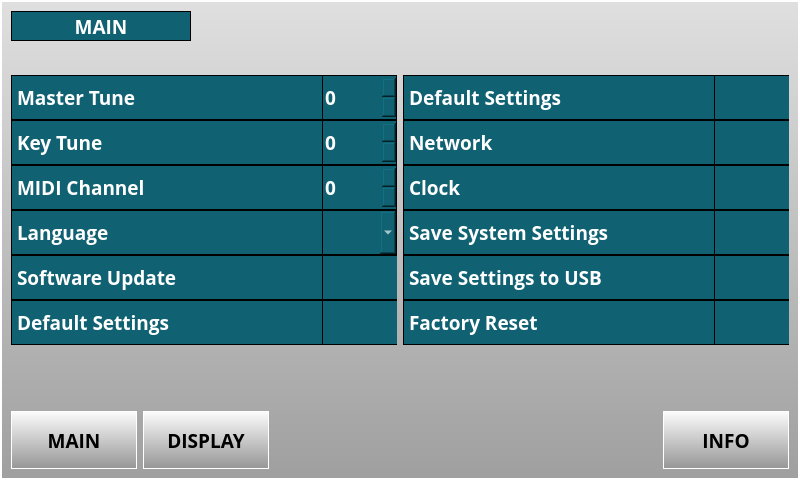
<?xml version="1.0" encoding="UTF-8"?>
<ui version="4.0">
 <class>MainSystemForm</class>
 <widget class="QWidget" name="MainSystemForm">
  <property name="geometry">
   <rect>
    <x>0</x>
    <y>0</y>
    <width>800</width>
    <height>480</height>
   </rect>
  </property>
  <property name="sizePolicy">
   <sizepolicy hsizetype="Fixed" vsizetype="Fixed">
    <horstretch>0</horstretch>
    <verstretch>0</verstretch>
   </sizepolicy>
  </property>
  <property name="minimumSize">
   <size>
    <width>800</width>
    <height>480</height>
   </size>
  </property>
  <property name="maximumSize">
   <size>
    <width>800</width>
    <height>680</height>
   </size>
  </property>
  <property name="windowTitle">
   <string>Form</string>
  </property>
  <property name="styleSheet">
   <string notr="true">QWidget{
    font-family : &quot;Open Sans&quot;;
    font-weight : 550;
    font-size:14pt;
	color: black;
}

#mainFrame{
    background-color : qlineargradient(spread:reflect, x1:0, y1:0.006, x2:0, y2:1, stop:0 rgba(223, 223, 223, 255), stop:1 rgba(159, 159, 159, 255));
border: 2px solid white;
}

QPushButton, #pbSave, #pbCancel, #pbSelect{
background-color:qlineargradient(spread:pad, x1:0, y1:0, x2:0, y2:1, stop:0 rgba(253, 253, 253, 255), stop:1 rgba(149, 149, 149, 255));
border: 1px solid white;
color: black;
}

QPushButton{
background-color:qlineargradient(spread:pad, x1:0, y1:0, x2:0, y2:1, stop:0 rgba(253, 253, 253, 255), stop:1 rgba(149, 149, 149, 255));
border: 1px solid white;
color: black;
}

QPushButton:focus{ background-color: rgb(239, 159, 31);}

QPushButton:focus:selected{ background-color: rgb(239, 159, 31);}


#lbWidgetTitle{
    border: 1px solid black;
    background-color:rgb(16, 97, 114);
    color: white;
}

#lbCategoryName{
    border: 1px solid black;
    background-color:rgb(16, 97, 114);
    color: white;
    padding-left: 10px;
}

#lbCategory{
    border: 1px solid white;
    background-color:rgb(49, 51, 48);
    color: white;
}

#lbCategoryNb{
border: 1px solid transparent;
border-bottom: 1px solid black;
border-top: 1px solid black;
background-color:rgb(16, 97, 114);
color: white;
}

QLabel{
color: white;
background-color:rgb(16, 97, 114);
border : 1px solid black;
border-right: 1px solid transparent;
}

QSpinBox{
background-color:rgb(16, 97, 114);
color: white;
border: 1px solid black;
}

QComboBox{
background-color:rgb(16, 97, 114);
color: white;
border: 1px solid black;
}</string>
  </property>
  <layout class="QGridLayout" name="gridLayout_16">
   <property name="leftMargin">
    <number>0</number>
   </property>
   <property name="topMargin">
    <number>0</number>
   </property>
   <property name="rightMargin">
    <number>0</number>
   </property>
   <property name="bottomMargin">
    <number>0</number>
   </property>
   <property name="spacing">
    <number>0</number>
   </property>
   <item row="0" column="0">
    <widget class="QFrame" name="mainFrame">
     <property name="sizePolicy">
      <sizepolicy hsizetype="Expanding" vsizetype="Expanding">
       <horstretch>0</horstretch>
       <verstretch>0</verstretch>
      </sizepolicy>
     </property>
     <property name="minimumSize">
      <size>
       <width>800</width>
       <height>480</height>
      </size>
     </property>
     <property name="maximumSize">
      <size>
       <width>800</width>
       <height>480</height>
      </size>
     </property>
     <property name="font">
      <font>
       <family>Open Sans</family>
       <pointsize>14</pointsize>
       <weight>68</weight>
       <bold>true</bold>
      </font>
     </property>
     <property name="styleSheet">
      <string notr="true"/>
     </property>
     <property name="frameShape">
      <enum>QFrame::StyledPanel</enum>
     </property>
     <property name="frameShadow">
      <enum>QFrame::Raised</enum>
     </property>
     <layout class="QGridLayout" name="gridLayout_6">
      <item row="0" column="0">
       <widget class="QFrame" name="frameTop">
        <property name="sizePolicy">
         <sizepolicy hsizetype="Expanding" vsizetype="Fixed">
          <horstretch>0</horstretch>
          <verstretch>0</verstretch>
         </sizepolicy>
        </property>
        <property name="minimumSize">
         <size>
          <width>0</width>
          <height>58</height>
         </size>
        </property>
        <property name="maximumSize">
         <size>
          <width>16777215</width>
          <height>58</height>
         </size>
        </property>
        <property name="styleSheet">
         <string notr="true"/>
        </property>
        <layout class="QGridLayout" name="gridLayout_7">
         <property name="leftMargin">
          <number>0</number>
         </property>
         <property name="topMargin">
          <number>0</number>
         </property>
         <property name="rightMargin">
          <number>0</number>
         </property>
         <property name="bottomMargin">
          <number>0</number>
         </property>
         <property name="horizontalSpacing">
          <number>8</number>
         </property>
         <property name="verticalSpacing">
          <number>0</number>
         </property>
         <item row="0" column="1">
          <spacer name="horizontalSpacer_12">
           <property name="orientation">
            <enum>Qt::Horizontal</enum>
           </property>
           <property name="sizeHint" stdset="0">
            <size>
             <width>40</width>
             <height>20</height>
            </size>
           </property>
          </spacer>
         </item>
         <item row="0" column="0">
          <layout class="QVBoxLayout" name="verticalLayout">
           <item>
            <widget class="QLabel" name="lbWidgetTitle">
             <property name="minimumSize">
              <size>
               <width>180</width>
               <height>30</height>
              </size>
             </property>
             <property name="maximumSize">
              <size>
               <width>180</width>
               <height>30</height>
              </size>
             </property>
             <property name="font">
              <font>
               <family>Open Sans</family>
               <pointsize>14</pointsize>
               <weight>68</weight>
               <bold>true</bold>
              </font>
             </property>
             <property name="styleSheet">
              <string notr="true"/>
             </property>
             <property name="text">
              <string>MAIN</string>
             </property>
             <property name="alignment">
              <set>Qt::AlignCenter</set>
             </property>
            </widget>
           </item>
           <item>
            <spacer name="verticalSpacer_3">
             <property name="orientation">
              <enum>Qt::Vertical</enum>
             </property>
             <property name="sizeHint" stdset="0">
              <size>
               <width>20</width>
               <height>40</height>
              </size>
             </property>
            </spacer>
           </item>
          </layout>
         </item>
        </layout>
       </widget>
      </item>
      <item row="1" column="0">
       <layout class="QGridLayout" name="gridLayout_13">
        <property name="verticalSpacing">
         <number>0</number>
        </property>
        <item row="2" column="0">
         <layout class="QGridLayout" name="gridLayout_3">
          <property name="spacing">
           <number>0</number>
          </property>
          <item row="0" column="0">
           <widget class="QLabel" name="label_3">
            <property name="minimumSize">
             <size>
              <width>0</width>
              <height>45</height>
             </size>
            </property>
            <property name="maximumSize">
             <size>
              <width>16777215</width>
              <height>45</height>
             </size>
            </property>
            <property name="font">
             <font>
              <family>Open Sans</family>
              <pointsize>14</pointsize>
              <weight>68</weight>
              <bold>true</bold>
             </font>
            </property>
            <property name="styleSheet">
             <string notr="true"/>
            </property>
            <property name="text">
             <string>MIDI Channel</string>
            </property>
           </widget>
          </item>
          <item row="0" column="1">
           <widget class="QSpinBox" name="sbMidiChannelValue">
            <property name="minimumSize">
             <size>
              <width>75</width>
              <height>45</height>
             </size>
            </property>
            <property name="maximumSize">
             <size>
              <width>75</width>
              <height>45</height>
             </size>
            </property>
            <property name="font">
             <font>
              <family>Open Sans</family>
              <pointsize>14</pointsize>
              <weight>68</weight>
              <bold>true</bold>
             </font>
            </property>
            <property name="styleSheet">
             <string notr="true"/>
            </property>
           </widget>
          </item>
         </layout>
        </item>
        <item row="0" column="1">
         <layout class="QGridLayout" name="gridLayout_9">
          <property name="spacing">
           <number>0</number>
          </property>
          <item row="0" column="0">
           <widget class="QLabel" name="label_7">
            <property name="minimumSize">
             <size>
              <width>0</width>
              <height>45</height>
             </size>
            </property>
            <property name="maximumSize">
             <size>
              <width>16777215</width>
              <height>45</height>
             </size>
            </property>
            <property name="font">
             <font>
              <family>Open Sans</family>
              <pointsize>14</pointsize>
              <weight>68</weight>
              <bold>true</bold>
             </font>
            </property>
            <property name="styleSheet">
             <string notr="true"/>
            </property>
            <property name="text">
             <string>Default Settings</string>
            </property>
           </widget>
          </item>
          <item row="0" column="1">
           <widget class="QLabel" name="label_11">
            <property name="minimumSize">
             <size>
              <width>75</width>
              <height>0</height>
             </size>
            </property>
            <property name="maximumSize">
             <size>
              <width>75</width>
              <height>16777215</height>
             </size>
            </property>
            <property name="styleSheet">
             <string notr="true"/>
            </property>
            <property name="text">
             <string/>
            </property>
           </widget>
          </item>
         </layout>
        </item>
        <item row="3" column="0">
         <layout class="QGridLayout" name="gridLayout_4">
          <property name="spacing">
           <number>0</number>
          </property>
          <item row="0" column="0">
           <widget class="QLabel" name="label_4">
            <property name="minimumSize">
             <size>
              <width>0</width>
              <height>45</height>
             </size>
            </property>
            <property name="maximumSize">
             <size>
              <width>16777215</width>
              <height>45</height>
             </size>
            </property>
            <property name="font">
             <font>
              <family>Open Sans</family>
              <pointsize>14</pointsize>
              <weight>68</weight>
              <bold>true</bold>
             </font>
            </property>
            <property name="styleSheet">
             <string notr="true"/>
            </property>
            <property name="text">
             <string>Language</string>
            </property>
           </widget>
          </item>
          <item row="0" column="1">
           <widget class="QComboBox" name="cbLanguageValue">
            <property name="minimumSize">
             <size>
              <width>75</width>
              <height>45</height>
             </size>
            </property>
            <property name="maximumSize">
             <size>
              <width>75</width>
              <height>45</height>
             </size>
            </property>
            <property name="font">
             <font>
              <family>Open Sans</family>
              <pointsize>14</pointsize>
              <weight>68</weight>
              <bold>true</bold>
             </font>
            </property>
            <property name="styleSheet">
             <string notr="true"/>
            </property>
            <property name="currentText">
             <string/>
            </property>
           </widget>
          </item>
         </layout>
        </item>
        <item row="0" column="0">
         <layout class="QGridLayout" name="gridLayout">
          <property name="spacing">
           <number>0</number>
          </property>
          <item row="0" column="0">
           <widget class="QLabel" name="label">
            <property name="minimumSize">
             <size>
              <width>0</width>
              <height>45</height>
             </size>
            </property>
            <property name="maximumSize">
             <size>
              <width>16777215</width>
              <height>45</height>
             </size>
            </property>
            <property name="font">
             <font>
              <family>Open Sans</family>
              <pointsize>14</pointsize>
              <weight>68</weight>
              <bold>true</bold>
             </font>
            </property>
            <property name="styleSheet">
             <string notr="true"/>
            </property>
            <property name="text">
             <string>Master Tune</string>
            </property>
           </widget>
          </item>
          <item row="0" column="1">
           <widget class="QSpinBox" name="sbMasterTuneValue">
            <property name="minimumSize">
             <size>
              <width>75</width>
              <height>45</height>
             </size>
            </property>
            <property name="maximumSize">
             <size>
              <width>75</width>
              <height>45</height>
             </size>
            </property>
            <property name="font">
             <font>
              <family>Open Sans</family>
              <pointsize>14</pointsize>
              <weight>68</weight>
              <bold>true</bold>
             </font>
            </property>
            <property name="styleSheet">
             <string notr="true"/>
            </property>
           </widget>
          </item>
         </layout>
        </item>
        <item row="1" column="1">
         <layout class="QGridLayout" name="gridLayout_10">
          <property name="spacing">
           <number>0</number>
          </property>
          <item row="0" column="0">
           <widget class="QLabel" name="label_8">
            <property name="minimumSize">
             <size>
              <width>0</width>
              <height>45</height>
             </size>
            </property>
            <property name="maximumSize">
             <size>
              <width>16777215</width>
              <height>45</height>
             </size>
            </property>
            <property name="font">
             <font>
              <family>Open Sans</family>
              <pointsize>14</pointsize>
              <weight>68</weight>
              <bold>true</bold>
             </font>
            </property>
            <property name="styleSheet">
             <string notr="true"/>
            </property>
            <property name="text">
             <string>Network</string>
            </property>
           </widget>
          </item>
          <item row="0" column="1">
           <widget class="QLabel" name="label_12">
            <property name="minimumSize">
             <size>
              <width>75</width>
              <height>0</height>
             </size>
            </property>
            <property name="maximumSize">
             <size>
              <width>75</width>
              <height>16777215</height>
             </size>
            </property>
            <property name="styleSheet">
             <string notr="true"/>
            </property>
            <property name="text">
             <string/>
            </property>
           </widget>
          </item>
         </layout>
        </item>
        <item row="5" column="0">
         <layout class="QGridLayout" name="gridLayout_8">
          <property name="spacing">
           <number>0</number>
          </property>
          <item row="0" column="0">
           <widget class="QLabel" name="label_6">
            <property name="minimumSize">
             <size>
              <width>0</width>
              <height>45</height>
             </size>
            </property>
            <property name="maximumSize">
             <size>
              <width>16777215</width>
              <height>45</height>
             </size>
            </property>
            <property name="font">
             <font>
              <family>Open Sans</family>
              <pointsize>14</pointsize>
              <weight>68</weight>
              <bold>true</bold>
             </font>
            </property>
            <property name="styleSheet">
             <string notr="true"/>
            </property>
            <property name="text">
             <string>Default Settings</string>
            </property>
           </widget>
          </item>
          <item row="0" column="1">
           <widget class="QLabel" name="label_14">
            <property name="minimumSize">
             <size>
              <width>75</width>
              <height>0</height>
             </size>
            </property>
            <property name="maximumSize">
             <size>
              <width>75</width>
              <height>16777215</height>
             </size>
            </property>
            <property name="font">
             <font>
              <family>Open Sans</family>
              <pointsize>14</pointsize>
              <weight>68</weight>
              <bold>true</bold>
             </font>
            </property>
            <property name="styleSheet">
             <string notr="true"/>
            </property>
            <property name="text">
             <string/>
            </property>
           </widget>
          </item>
         </layout>
        </item>
        <item row="2" column="1">
         <layout class="QGridLayout" name="gridLayout_11">
          <property name="spacing">
           <number>0</number>
          </property>
          <item row="0" column="0">
           <widget class="QLabel" name="label_9">
            <property name="minimumSize">
             <size>
              <width>0</width>
              <height>45</height>
             </size>
            </property>
            <property name="maximumSize">
             <size>
              <width>16777215</width>
              <height>45</height>
             </size>
            </property>
            <property name="font">
             <font>
              <family>Open Sans</family>
              <pointsize>14</pointsize>
              <weight>68</weight>
              <bold>true</bold>
             </font>
            </property>
            <property name="styleSheet">
             <string notr="true"/>
            </property>
            <property name="text">
             <string>Clock</string>
            </property>
           </widget>
          </item>
          <item row="0" column="1">
           <widget class="QLabel" name="label_13">
            <property name="minimumSize">
             <size>
              <width>75</width>
              <height>0</height>
             </size>
            </property>
            <property name="maximumSize">
             <size>
              <width>75</width>
              <height>16777215</height>
             </size>
            </property>
            <property name="styleSheet">
             <string notr="true"/>
            </property>
            <property name="text">
             <string/>
            </property>
           </widget>
          </item>
         </layout>
        </item>
        <item row="1" column="0">
         <layout class="QGridLayout" name="gridLayout_2">
          <property name="spacing">
           <number>0</number>
          </property>
          <item row="0" column="0">
           <widget class="QLabel" name="label_2">
            <property name="minimumSize">
             <size>
              <width>0</width>
              <height>45</height>
             </size>
            </property>
            <property name="maximumSize">
             <size>
              <width>16777215</width>
              <height>45</height>
             </size>
            </property>
            <property name="font">
             <font>
              <family>Open Sans</family>
              <pointsize>14</pointsize>
              <weight>68</weight>
              <bold>true</bold>
             </font>
            </property>
            <property name="styleSheet">
             <string notr="true"/>
            </property>
            <property name="text">
             <string>Key Tune</string>
            </property>
           </widget>
          </item>
          <item row="0" column="1">
           <widget class="QSpinBox" name="sbKeyTune">
            <property name="minimumSize">
             <size>
              <width>75</width>
              <height>45</height>
             </size>
            </property>
            <property name="maximumSize">
             <size>
              <width>75</width>
              <height>45</height>
             </size>
            </property>
            <property name="font">
             <font>
              <family>Open Sans</family>
              <pointsize>14</pointsize>
              <weight>68</weight>
              <bold>true</bold>
             </font>
            </property>
            <property name="styleSheet">
             <string notr="true"/>
            </property>
           </widget>
          </item>
         </layout>
        </item>
        <item row="4" column="0">
         <layout class="QGridLayout" name="gridLayout_5">
          <property name="spacing">
           <number>0</number>
          </property>
          <item row="0" column="0">
           <widget class="QLabel" name="label_5">
            <property name="minimumSize">
             <size>
              <width>0</width>
              <height>45</height>
             </size>
            </property>
            <property name="maximumSize">
             <size>
              <width>16777215</width>
              <height>45</height>
             </size>
            </property>
            <property name="font">
             <font>
              <family>Open Sans</family>
              <pointsize>14</pointsize>
              <weight>68</weight>
              <bold>true</bold>
             </font>
            </property>
            <property name="styleSheet">
             <string notr="true"/>
            </property>
            <property name="text">
             <string>Software Update</string>
            </property>
           </widget>
          </item>
          <item row="0" column="1">
           <widget class="QLabel" name="label_10">
            <property name="minimumSize">
             <size>
              <width>75</width>
              <height>0</height>
             </size>
            </property>
            <property name="maximumSize">
             <size>
              <width>75</width>
              <height>16777215</height>
             </size>
            </property>
            <property name="font">
             <font>
              <family>Open Sans</family>
              <pointsize>14</pointsize>
              <weight>68</weight>
              <bold>true</bold>
             </font>
            </property>
            <property name="styleSheet">
             <string notr="true"/>
            </property>
            <property name="text">
             <string/>
            </property>
           </widget>
          </item>
         </layout>
        </item>
        <item row="3" column="1">
         <layout class="QGridLayout" name="gridLayout_12">
          <property name="spacing">
           <number>0</number>
          </property>
          <item row="0" column="0">
           <widget class="QLabel" name="label_15">
            <property name="minimumSize">
             <size>
              <width>0</width>
              <height>45</height>
             </size>
            </property>
            <property name="maximumSize">
             <size>
              <width>16777215</width>
              <height>45</height>
             </size>
            </property>
            <property name="font">
             <font>
              <family>Open Sans</family>
              <pointsize>14</pointsize>
              <weight>68</weight>
              <bold>true</bold>
             </font>
            </property>
            <property name="styleSheet">
             <string notr="true"/>
            </property>
            <property name="text">
             <string>Save System Settings</string>
            </property>
           </widget>
          </item>
          <item row="0" column="1">
           <widget class="QLabel" name="label_16">
            <property name="minimumSize">
             <size>
              <width>75</width>
              <height>0</height>
             </size>
            </property>
            <property name="maximumSize">
             <size>
              <width>75</width>
              <height>16777215</height>
             </size>
            </property>
            <property name="styleSheet">
             <string notr="true"/>
            </property>
            <property name="text">
             <string/>
            </property>
           </widget>
          </item>
         </layout>
        </item>
        <item row="4" column="1">
         <layout class="QGridLayout" name="gridLayout_14">
          <property name="spacing">
           <number>0</number>
          </property>
          <item row="0" column="0">
           <widget class="QLabel" name="label_17">
            <property name="minimumSize">
             <size>
              <width>0</width>
              <height>45</height>
             </size>
            </property>
            <property name="maximumSize">
             <size>
              <width>16777215</width>
              <height>45</height>
             </size>
            </property>
            <property name="font">
             <font>
              <family>Open Sans</family>
              <pointsize>14</pointsize>
              <weight>68</weight>
              <bold>true</bold>
             </font>
            </property>
            <property name="styleSheet">
             <string notr="true"/>
            </property>
            <property name="text">
             <string>Save Settings to USB</string>
            </property>
           </widget>
          </item>
          <item row="0" column="1">
           <widget class="QLabel" name="label_18">
            <property name="minimumSize">
             <size>
              <width>75</width>
              <height>0</height>
             </size>
            </property>
            <property name="maximumSize">
             <size>
              <width>75</width>
              <height>16777215</height>
             </size>
            </property>
            <property name="styleSheet">
             <string notr="true"/>
            </property>
            <property name="text">
             <string/>
            </property>
           </widget>
          </item>
         </layout>
        </item>
        <item row="5" column="1">
         <layout class="QGridLayout" name="gridLayout_15">
          <property name="spacing">
           <number>0</number>
          </property>
          <item row="0" column="0">
           <widget class="QLabel" name="label_19">
            <property name="minimumSize">
             <size>
              <width>0</width>
              <height>45</height>
             </size>
            </property>
            <property name="maximumSize">
             <size>
              <width>16777215</width>
              <height>45</height>
             </size>
            </property>
            <property name="font">
             <font>
              <family>Open Sans</family>
              <pointsize>14</pointsize>
              <weight>68</weight>
              <bold>true</bold>
             </font>
            </property>
            <property name="styleSheet">
             <string notr="true"/>
            </property>
            <property name="text">
             <string>Factory Reset</string>
            </property>
           </widget>
          </item>
          <item row="0" column="1">
           <widget class="QLabel" name="label_20">
            <property name="minimumSize">
             <size>
              <width>75</width>
              <height>0</height>
             </size>
            </property>
            <property name="maximumSize">
             <size>
              <width>75</width>
              <height>16777215</height>
             </size>
            </property>
            <property name="styleSheet">
             <string notr="true"/>
            </property>
            <property name="text">
             <string/>
            </property>
           </widget>
          </item>
         </layout>
        </item>
       </layout>
      </item>
      <item row="2" column="0">
       <spacer name="verticalSpacer">
        <property name="orientation">
         <enum>Qt::Vertical</enum>
        </property>
        <property name="sizeHint" stdset="0">
         <size>
          <width>20</width>
          <height>40</height>
         </size>
        </property>
       </spacer>
      </item>
      <item row="3" column="0">
       <layout class="QHBoxLayout" name="horizontalLayout_3">
        <item>
         <widget class="QPushButton" name="pbMain">
          <property name="sizePolicy">
           <sizepolicy hsizetype="Fixed" vsizetype="Fixed">
            <horstretch>0</horstretch>
            <verstretch>0</verstretch>
           </sizepolicy>
          </property>
          <property name="minimumSize">
           <size>
            <width>126</width>
            <height>58</height>
           </size>
          </property>
          <property name="maximumSize">
           <size>
            <width>126</width>
            <height>58</height>
           </size>
          </property>
          <property name="font">
           <font>
            <family>Open Sans</family>
            <pointsize>14</pointsize>
            <weight>68</weight>
            <bold>true</bold>
           </font>
          </property>
          <property name="styleSheet">
           <string notr="true"/>
          </property>
          <property name="text">
           <string>MAIN</string>
          </property>
         </widget>
        </item>
        <item>
         <widget class="QPushButton" name="pbDisplay">
          <property name="sizePolicy">
           <sizepolicy hsizetype="Fixed" vsizetype="Fixed">
            <horstretch>0</horstretch>
            <verstretch>0</verstretch>
           </sizepolicy>
          </property>
          <property name="minimumSize">
           <size>
            <width>126</width>
            <height>58</height>
           </size>
          </property>
          <property name="maximumSize">
           <size>
            <width>126</width>
            <height>58</height>
           </size>
          </property>
          <property name="font">
           <font>
            <family>Open Sans</family>
            <pointsize>14</pointsize>
            <weight>68</weight>
            <bold>true</bold>
           </font>
          </property>
          <property name="styleSheet">
           <string notr="true"/>
          </property>
          <property name="text">
           <string>DISPLAY</string>
          </property>
         </widget>
        </item>
        <item>
         <spacer name="horizontalSpacer">
          <property name="orientation">
           <enum>Qt::Horizontal</enum>
          </property>
          <property name="sizeHint" stdset="0">
           <size>
            <width>40</width>
            <height>20</height>
           </size>
          </property>
         </spacer>
        </item>
        <item>
         <widget class="QPushButton" name="pbInfo">
          <property name="sizePolicy">
           <sizepolicy hsizetype="Fixed" vsizetype="Fixed">
            <horstretch>0</horstretch>
            <verstretch>0</verstretch>
           </sizepolicy>
          </property>
          <property name="minimumSize">
           <size>
            <width>126</width>
            <height>58</height>
           </size>
          </property>
          <property name="maximumSize">
           <size>
            <width>126</width>
            <height>58</height>
           </size>
          </property>
          <property name="font">
           <font>
            <family>Open Sans</family>
            <pointsize>14</pointsize>
            <weight>68</weight>
            <bold>true</bold>
           </font>
          </property>
          <property name="styleSheet">
           <string notr="true"/>
          </property>
          <property name="text">
           <string>INFO</string>
          </property>
         </widget>
        </item>
       </layout>
      </item>
     </layout>
    </widget>
   </item>
  </layout>
 </widget>
 <resources/>
 <connections/>
</ui>
